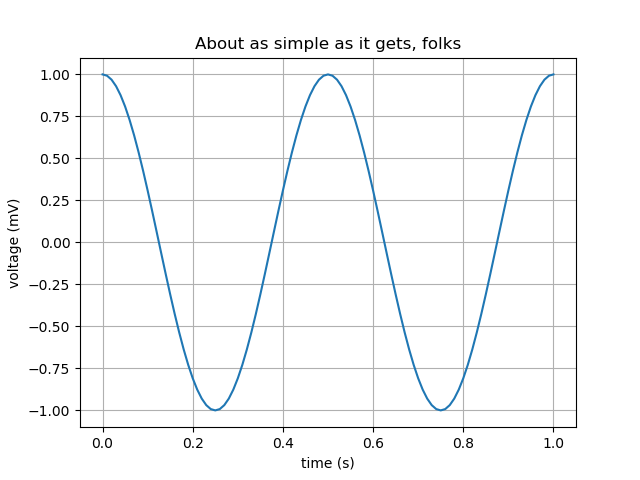

Reproduce this figure in Python.
#!/usr/bin/env python
"""
Example: simple line plot.
Show how to make and save a simple line plot with labels, title and grid
"""
import numpy
import pylab

t = numpy.arange(0.0, 1.0+0.01, 0.01)
s = numpy.cos(2*2*numpy.pi*t)
pylab.plot(t, s)

pylab.xlabel('time (s)')
pylab.ylabel('voltage (mV)')
pylab.title('About as simple as it gets, folks')
pylab.grid(True)
pylab.savefig('cos')

pylab.show()

